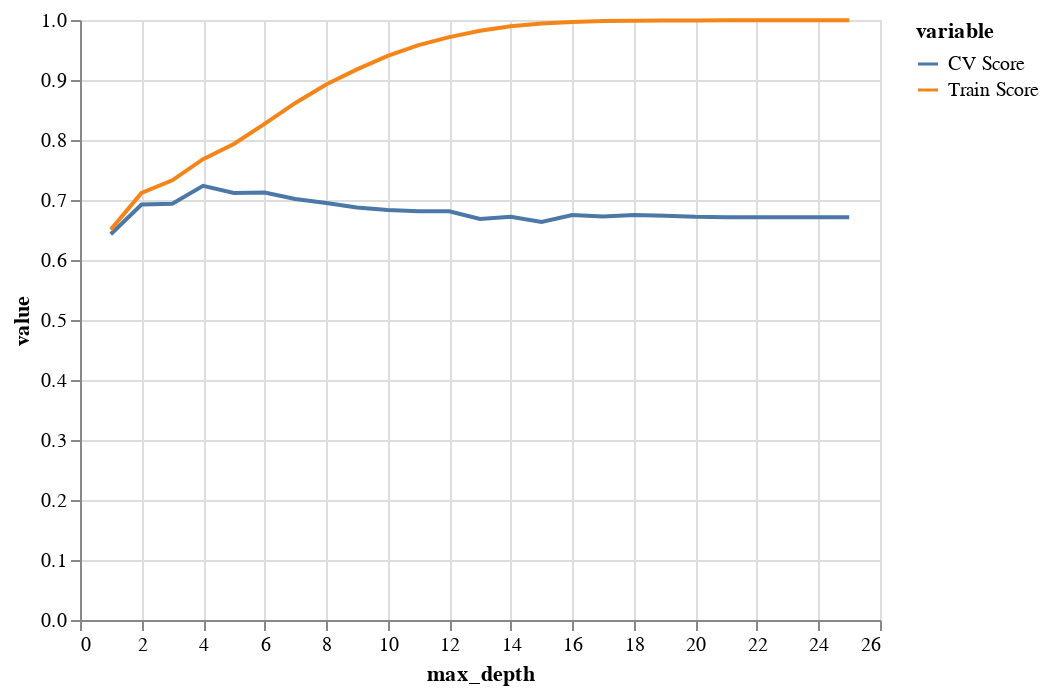

The code cell stored with this chart in its notebook:
### Code cell
reshaped_results = results_tbl.drop(["fit_time", "score_time"], axis=1).melt("max_depth")

alt.Chart(reshaped_results).mark_line().encode(
    x = "max_depth",
    y = "value",
    color = "variable"
)

### Figure 1 — Vega-Lite specification as saved in the notebook (floating-point values rounded to 4 significant figures)
{"config": {"view": {"continuousWidth": 400, "continuousHeight": 300}}, "data": {"name": "data-29d87fbe73856d52e1be07772694e403"}, "mark": "line", "encoding": {"color": {"type": "nominal", "field": "variable"}, "x": {"type": "quantitative", "field": "max_depth"}, "y": {"type": "quantitative", "field": "value"}}, "$schema": "https://vega.github.io/schema/vega-lite/v4.8.1.json", "datasets": {"data-29d87fbe73856d52e1be07772694e403": [{"max_depth": 1, "variable": "CV Score", "value": 0.6429}, {"max_depth": 2, "variable": "CV Score", "value": 0.6925}, {"max_depth": 3, "variable": "CV Score", "value": 0.6938}, {"max_depth": 4, "variable": "CV Score", "value": 0.7235}, {"max_depth": 5, "variable": "CV Score", "value": 0.7117}, {"max_depth": 6, "variable": "CV Score", "value": 0.7123}, {"max_depth": 7, "variable": "CV Score", "value": 0.7018}, {"max_depth": 8, "variable": "CV Score", "value": 0.695}, {"max_depth": 9, "variable": "CV Score", "value": 0.6875}, {"max_depth": 10, "variable": "CV Score", "value": 0.6832}, {"max_depth": 11, "variable": "CV Score", "value": 0.6813}, {"max_depth": 12, "variable": "CV Score", "value": 0.6813}, {"max_depth": 13, "variable": "CV Score", "value": 0.6683}, {"max_depth": 14, "variable": "CV Score", "value": 0.672}, {"max_depth": 15, "variable": "CV Score", "value": 0.6633}, {"max_depth": 16, "variable": "CV Score", "value": 0.6751}, {"max_depth": 17, "variable": "CV Score", "value": 0.6726}, {"max_depth": 18, "variable": "CV Score", "value": 0.6751}, {"max_depth": 19, "variable": "CV Score", "value": 0.6739}, {"max_depth": 20, "variable": "CV Score", "value": 0.672}, {"max_depth": 21, "variable": "CV Score", "value": 0.6714}, {"max_depth": 22, "variable": "CV Score", "value": 0.6714}, {"max_depth": 23, "variable": "CV Score", "value": 0.6714}, {"max_depth": 24, "variable": "CV Score", "value": 0.6714}, {"max_depth": 25, "variable": "CV Score", "value": 0.6714}, {"max_depth": 1, "variable": "Train Score", "value": 0.6507}, {"max_depth": 2, "variable": "Train Score", "value": 0.7117}, {"max_depth": 3, "variable": "Train Score", "value": 0.7328}, {"max_depth": 4, "variable": "Train Score", "value": 0.7681}, {"max_depth": 5, "variable": "Train Score", "value": 0.7933}, {"max_depth": 6, "variable": "Train Score", "value": 0.8269}, {"max_depth": 7, "variable": "Train Score", "value": 0.8617}, {"max_depth": 8, "variable": "Train Score", "value": 0.8926}, {"max_depth": 9, "variable": "Train Score", "value": 0.9176}, {"max_depth": 10, "variable": "Train Score", "value": 0.9403}, {"max_depth": 11, "variable": "Train Score", "value": 0.958}, {"max_depth": 12, "variable": "Train Score", "value": 0.9714}, {"max_depth": 13, "variable": "Train Score", "value": 0.982}, {"max_depth": 14, "variable": "Train Score", "value": 0.9896}, {"max_depth": 15, "variable": "Train Score", "value": 0.9942}, {"max_depth": 16, "variable": "Train Score", "value": 0.9968}, {"max_depth": 17, "variable": "Train Score", "value": 0.9982}, {"max_depth": 18, "variable": "Train Score", "value": 0.9988}, {"max_depth": 19, "variable": "Train Score", "value": 0.9992}, {"max_depth": 20, "variable": "Train Score", "value": 0.9993}, {"max_depth": 21, "variable": "Train Score", "value": 0.9994}, {"max_depth": 22, "variable": "Train Score", "value": 0.9994}, {"max_depth": 23, "variable": "Train Score", "value": 0.9994}, {"max_depth": 24, "variable": "Train Score", "value": 0.9994}, {"max_depth": 25, "variable": "Train Score", "value": 0.9994}]}}
